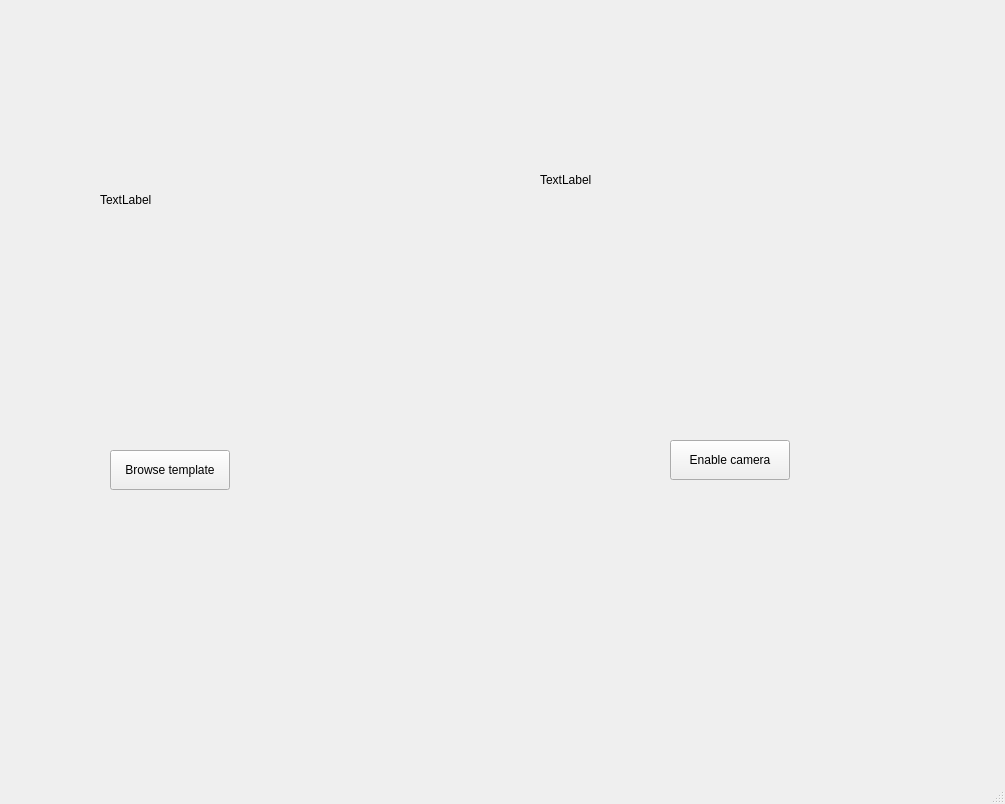
<?xml version="1.0" encoding="UTF-8"?>
<ui version="4.0">
 <class>MainWindow</class>
 <widget class="QMainWindow" name="MainWindow">
  <property name="geometry">
   <rect>
    <x>0</x>
    <y>0</y>
    <width>1005</width>
    <height>804</height>
   </rect>
  </property>
  <property name="windowTitle">
   <string>SIFT Demo</string>
  </property>
  <widget class="QWidget" name="centralwidget">
   <widget class="QPushButton" name="browse_button">
    <property name="geometry">
     <rect>
      <x>110</x>
      <y>450</y>
      <width>120</width>
      <height>40</height>
     </rect>
    </property>
    <property name="text">
     <string>Browse template</string>
    </property>
   </widget>
   <widget class="QPushButton" name="toggle_cam_button">
    <property name="geometry">
     <rect>
      <x>670</x>
      <y>440</y>
      <width>120</width>
      <height>40</height>
     </rect>
    </property>
    <property name="text">
     <string>Enable camera</string>
    </property>
   </widget>
   <widget class="QLabel" name="template_label">
    <property name="geometry">
     <rect>
      <x>100</x>
      <y>80</y>
      <width>320</width>
      <height>240</height>
     </rect>
    </property>
    <property name="text">
     <string>TextLabel</string>
    </property>
   </widget>
   <widget class="QLabel" name="live_image_label">
    <property name="geometry">
     <rect>
      <x>540</x>
      <y>60</y>
      <width>320</width>
      <height>240</height>
     </rect>
    </property>
    <property name="text">
     <string>TextLabel</string>
    </property>
   </widget>
  </widget>
  <widget class="QMenuBar" name="menubar">
   <property name="geometry">
    <rect>
     <x>0</x>
     <y>0</y>
     <width>1005</width>
     <height>22</height>
    </rect>
   </property>
  </widget>
  <widget class="QStatusBar" name="statusbar"/>
 </widget>
 <resources/>
 <connections/>
</ui>
